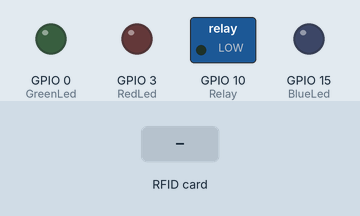
This sketch was run on a simulated ESP8266 (NodeMCU). Shown: switched loads named in the sketch (green lamp = pin HIGH), output pins drawn as LEDs (lit = HIGH). Inputs (shaded band) come from the test bench. WiFi joins after 1.5 s; servers stay silent unless stated; uploads are accepted with an empty reply; what the sketch prints to the serial monitor is not drawn.

Above: at 5.7 s.
5.8 s: RFID card 5E 7A 19 C4 held to the reader
At 6.7 s:
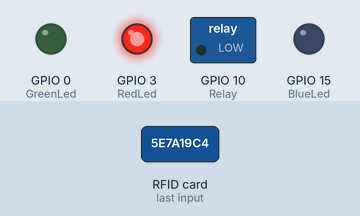
Timing chart, 0 to 9.6 s (numbered marks = the images above; inputs shaded):
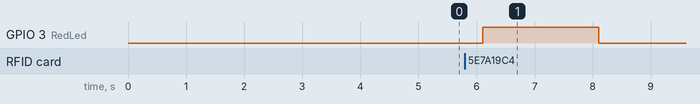

The sketch:

Door_Lock_Leds.ino
```cpp
// Wireless RFID Door Lock Using NodeMCU
// Created by LUIS SANTOS & RICARDO VEIGA
// 7th of June, 2017


#include <Wire.h>
#include "SSD1306.h"
#include <MFRC522.h>
#include <SPI.h>
#include <ESP8266WiFi.h>
#include <WiFiClient.h>

#define RST_PIN 20 // RST-PIN for RC522 - RFID - SPI - Module GPIO15
#define SS_PIN  2  // SDA-PIN for RC522 - RFID - SPI - Module GPIO2
MFRC522 mfrc522(SS_PIN, RST_PIN);   // Create MFRC522 instance

#define Relay 10

#define BlueLed 15
#define GreenLed 0
#define RedLed 3

//Wireless name and password
const char* ssid     = "********"; // replace with you wireless network name
const char* password = "********"; //replace with you wireless network password

// Remote site information
const char* host = "********"; // IP address of your local server
String url = "********"; // folder location of the txt file with the RFID cards identification, p.e. "/test.txt" if on the root of the server

int time_buffer = 5000; // amount of time in miliseconds that the relay will remain open

void setup() {
  pinMode(Relay, OUTPUT);
  digitalWrite(Relay,0);

  Serial.begin(115200);    // Initialize serial communications
  SPI.begin();           // Init SPI bus
  mfrc522.PCD_Init();    // Init MFRC522

  // We start by connecting to a WiFi network

  Serial.println("Connecting to ");
  Serial.println(ssid);

  WiFi.begin(ssid, password);

  while (WiFi.status() != WL_CONNECTED) {
    delay(500);
    Serial.print(".");
  }
  Serial.println("");
  Serial.println("WiFi connected");
  Serial.println("IP address: ");
  Serial.println(WiFi.localIP());
  leds_off();
  delay(3000);
}

void leds_off() {
  analogWrite(BlueLed, 0);   // turn the LED off
  analogWrite(GreenLed, 0);   // turn the LED off
  analogWrite(RedLed, 0);   // turn the LED off
}

void reject() {
  analogWrite(RedLed, 767);   // turn the Red LED on
  delay(2000);
  leds_off();
}

void authorize() {
  analogWrite(GreenLed, 767);   // turn the Green LED on
  digitalWrite(Relay,1);
  delay(time_buffer);              // wait for a second
  digitalWrite(Relay,0);
  leds_off();
}

// Helper routine to dump a byte array as hex values to Serial
void dump_byte_array(byte *buffer, byte bufferSize) {
  for (byte i = 0; i < bufferSize; i++) {
    Serial.print(buffer[i] < 0x10 ? " 0" : " ");
    Serial.print(buffer[i], HEX);
  }
}

void loop() {
  int authorized_flag = 0;
  // Look for new cards
  if ( ! mfrc522.PICC_IsNewCardPresent()) {
    delay(50);
    return;
  }
  // Select one of the cards
  if ( ! mfrc522.PICC_ReadCardSerial()) {
    delay(50);
    return;
  }

////-------------------------------------------------RFID----------------------------------------------


  // Shows the card ID on the serial console
  String content= "";
  for (byte i = 0; i < mfrc522.uid.size; i++)
  {
     content.concat(String(mfrc522.uid.uidByte[i] < 0x10 ? " 0" : " "));
     content.concat(String(mfrc522.uid.uidByte[i], HEX));
  }
  Serial.println();
  content.toUpperCase();
  Serial.println("Cart read:" + content);

////-------------------------------------------------SERVER----------------------------------------------


  // Use WiFiClient class to create TCP connections
  WiFiClient client;
  const int httpPort = 80;
  if (!client.connect(host, httpPort)) {
    Serial.println("connection failed");
    return;
  }

  // This will send the request to the server
  client.print(String("GET ") + url + " HTTP/1.1\r\n" + "Host: " + host + "\r\n" + "Connection: close\r\n\r\n");

  delay(10);

  // Read all the lines of the reply from server and print them to Serial
  String line;
  while(client.available()){
     line = client.readStringUntil('\n');

    if(line==content){
      authorized_flag=1;
    }
  }

  if(authorized_flag==1){
    Serial.println("AUTHORIZED");
    authorize();
  }
  else{
    Serial.println("NOT AUTHORIZED");
    reject();
  }
}
```

Measured:
- after the input at 5.8 s, GPIO 3 (RedLed): LOW → HIGH after 0.31 s, → LOW 2.0 s later
